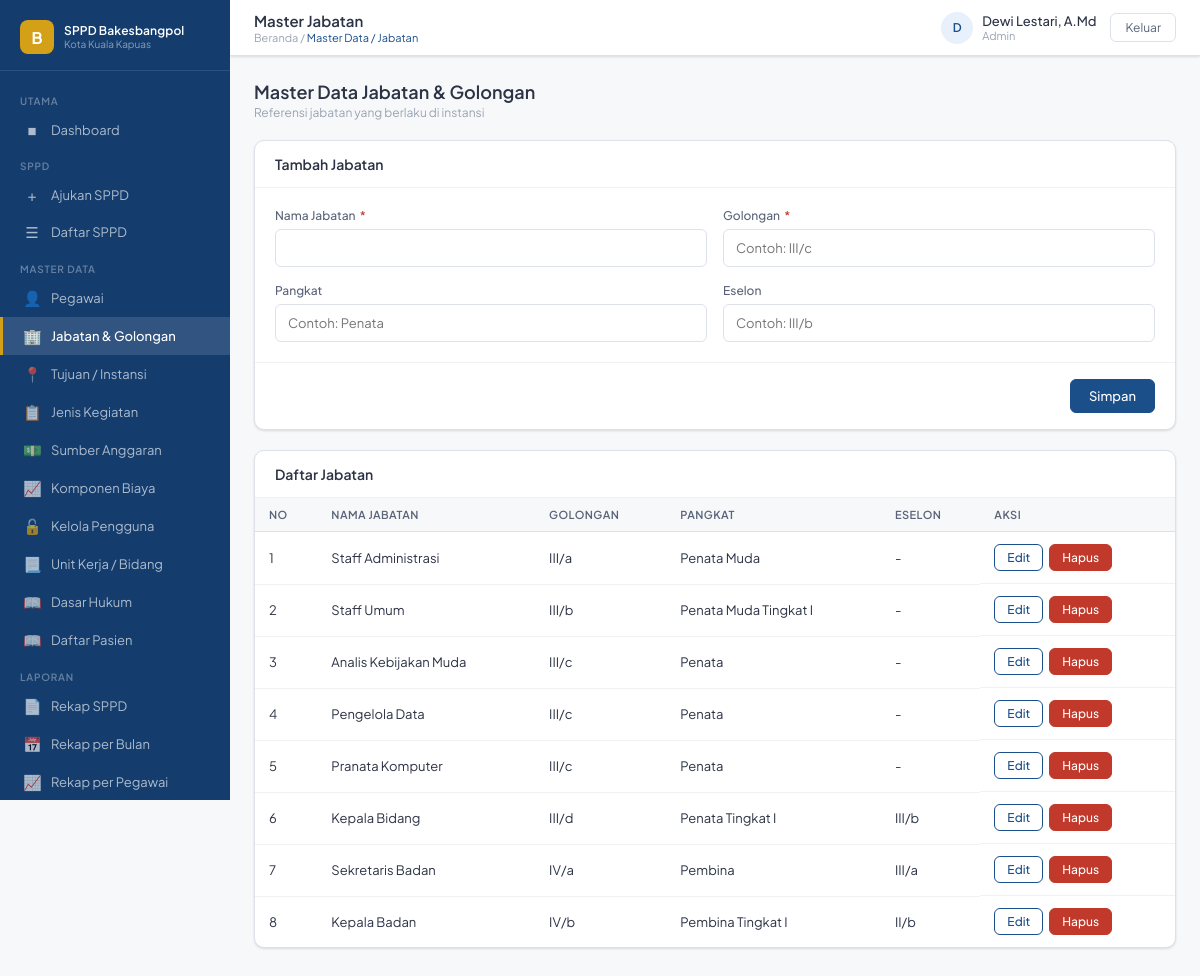
The app's page /pages/master/jabatan.php (signed in) with its own data.
### tables this page shows
CREATE TABLE `tb_jabatan` (
  `id_jabatan` int(11) NOT NULL,
  `nama_jabatan` varchar(100) NOT NULL,
  `golongan` varchar(10) NOT NULL COMMENT 'Contoh: III/c',
  `pangkat` varchar(50) NOT NULL COMMENT 'Contoh: Penata',
  `eselon` varchar(10) DEFAULT NULL
);

### pages/master/jabatan.php (the view, shortened to what this page needs)
<?php
require_once '../../config/koneksi.php';
require_once '../../includes/header.php';
$edit = null;
$data = $conn->query("
    SELECT *
    FROM tb_jabatan
    ORDER BY golongan, nama_jabatan
");
?>
<div class="page-head">
    <div>
        <h2>Master Data Jabatan & Golongan</h2>
        <p>Referensi jabatan yang berlaku di instansi</p>
    </div>
</div>
<div class="card">
    <div class="card-header">
        <div class="card-title">
            <?= $edit ? 'Edit' : 'Tambah' ?> Jabatan
        </div>
    </div>
    <form method="POST">
        <div class="card-body">
            <div class="form-grid">
                <div class="form-group">
                    <label class="form-label">
                        Nama Jabatan <span class="req">*</span>
                    </label>
                    <input
                        class="form-control"
                        name="nama_jabatan"
                        value="<?= htmlspecialchars($edit['nama_jabatan'] ?? '') ?>"
                        required
                    >
                </div>
                <div class="form-group">
                    <label class="form-label">
                        Golongan <span class="req">*</span>
                    </label>
                    <input
                        class="form-control"
                        name="golongan"
                        value="<?= htmlspecialchars($edit['golongan'] ?? '') ?>"
                        placeholder="Contoh: III/c"
                        required
                    >
                </div>
                <div class="form-group">
                    <label class="form-label">Pangkat</label>
                    <input
                        class="form-control"
                        name="pangkat"
                        value="<?= htmlspecialchars($edit['pangkat'] ?? '') ?>"
                        placeholder="Contoh: Penata"
                    >
                </div>
                <div class="form-group">
                    <label class="form-label">Eselon</label>
                    <input
                        class="form-control"
                        name="eselon"
                        value="<?= htmlspecialchars($edit['eselon'] ?? '') ?>"
                        placeholder="Contoh: III/b"
                    >
                </div>
            </div>
        </div>
        <div class="form-footer">
            <button type="submit" class="btn btn-primary">
                Simpan
            </button>
        </div>
    </form>
</div>
<div class="card">
    <div class="card-header">
        <div class="card-title">
            Daftar Jabatan
        </div>
    </div>
    <div class="table-wrap">
        <table>
            <thead>
                <tr>
                    <th>No</th>
                    <th>Nama Jabatan</th>
                    <th>Golongan</th>
                    <th>Pangkat</th>
                    <th>Eselon</th>
                    <th>Aksi</th>
                </tr>
            </thead>
            <tbody>
                <?php
                $no = 1;
                while ($r = $data->fetch_assoc()):
                ?>
                    <tr>
                        <td><?= $no++ ?></td>
                        <td><?= htmlspecialchars($r['nama_jabatan']) ?></td>
                        <td><?= htmlspecialchars($r['golongan']) ?></td>
                        <td><?= htmlspecialchars($r['pangkat'] ?? '-') ?></td>
                        <td><?= htmlspecialchars($r['eselon'] ?? '-') ?></td>
                        <td style="display:flex; gap:6px;">
                            <a
                                href="?edit=<?= $r['id_jabatan'] ?>"
                                class="btn btn-outline btn-sm"
                            >
                                Edit
                            </a>
                            <a
                                href="?hapus=<?= $r['id_jabatan'] ?>"
                                class="btn btn-danger btn-sm"
                                onclick="return confirm('Hapus?')"
                            >
                                Hapus
                            </a>
                        </td>
                    </tr>
                <?php endwhile; ?>
            </tbody>
        </table>
    </div>
</div>
<?php require_once '../../includes/footer.php'; ?>

### assets/css/style.css (style rules this page uses)
:root { --primary: #1B4F8A; --primary-dk: #143D6E; --primary-lt: #E8F0FB; --accent: #D4A017; --success: #1A7F5A; --success-lt: #E6F5EE; --danger: #C0392B; --danger-lt: #FDECEA; --warning: #B7770D; --warning-lt: #FEF6E4; --gray-50: #F7F8FA; --gray-100: #EFF1F5; --gray-200: #DDE1EA; --gray-400: #9AA3B2; --gray-600: #5A6478; --gray-800: #2C3345; --white: #FFFFFF; --sidebar-w: 230px; --topbar-h: 56px; --radius: 10px; --radius-sm: 6px; --shadow: 0 1px 3px rgba(0,0,0,.08), 0 1px 2px rgba(0,0,0,.05); --shadow-md: 0 4px 12px rgba(0,0,0,.10); --font: 'Plus Jakarta Sans', sans-serif; }
*, *::before, *::after { box-sizing: border-box; margin: 0; padding: 0; }
body { font-family: var(--font); font-size: 14px; color: var(--gray-800); background: var(--gray-50); }
a { text-decoration: none; color: inherit; }
input, select, textarea, button { font-family: var(--font); }
.page-head { display: flex; align-items: center; justify-content: space-between; margin-bottom: 20px; }
.page-head h2 { font-size: 18px; font-weight: 600; color: var(--gray-800); }
.page-head p { font-size: 12px; color: var(--gray-400); margin-top: 2px; }
.card { background: var(--white); border-radius: var(--radius); border: 1px solid var(--gray-200); box-shadow: var(--shadow); margin-bottom: 20px; }
.card-header { padding: 14px 20px; border-bottom: 1px solid var(--gray-100); display: flex; align-items: center; justify-content: space-between; }
.card-title { font-size: 14px; font-weight: 600; color: var(--gray-800); }
.card-body { padding: 20px; }
.btn { display: inline-flex; align-items: center; gap: 6px; padding: 8px 18px; border-radius: var(--radius-sm); font-size: 13px; font-weight: 500; cursor: pointer; border: 1px solid transparent; transition: all .15s; }
.btn-primary { background: var(--primary); color: var(--white); border-color: var(--primary); }
.btn-danger { background: var(--danger); color: var(--white); border-color: var(--danger); }
.btn-sm { padding: 5px 12px; font-size: 12px; }
.btn-outline { background: transparent; color: var(--primary); border-color: var(--primary); }
.form-grid { display: grid; grid-template-columns: 1fr 1fr; gap: 16px; }
.form-group { display: flex; flex-direction: column; gap: 6px; }
.form-label { font-size: 12px; font-weight: 500; color: var(--gray-600); }
.form-label .req { color: var(--danger); margin-left: 2px; }
.form-control { height: 38px; border: 1px solid var(--gray-200); border-radius: var(--radius-sm); padding: 0 12px; font-size: 13px; color: var(--gray-800); background: var(--white); transition: border-color .15s; }
.form-footer { padding: 16px 20px; border-top: 1px solid var(--gray-100); display: flex; align-items: center; justify-content: flex-end; gap: 10px; }
.table-wrap { overflow-x: auto; }
table { width: 100%; border-collapse: collapse; }
thead tr { background: var(--gray-50); }
th { padding: 10px 14px; font-size: 11px; font-weight: 600; color: var(--gray-600); text-align: left; letter-spacing: .04em; text-transform: uppercase; border-bottom: 1px solid var(--gray-200); white-space: nowrap; }
td { padding: 12px 14px; font-size: 13px; color: var(--gray-800); border-bottom: 1px solid var(--gray-100); vertical-align: middle; }
tr:last-child td { border-bottom: none; }

### records on screen
tb_jabatan: nama_jabatan "Staff Administrasi", golongan "III/a", pangkat "Penata Muda", eselon "-"
tb_jabatan: nama_jabatan "Staff Umum", golongan "III/b", pangkat "Penata Muda Tingkat I", eselon "-"
tb_jabatan: nama_jabatan "Analis Kebijakan Muda", golongan "III/c", pangkat "Penata", eselon "-"
tb_jabatan: nama_jabatan "Pengelola Data", golongan "III/c", pangkat "Penata", eselon "-"
tb_jabatan: nama_jabatan "Pranata Komputer", golongan "III/c", pangkat "Penata", eselon "-"
tb_jabatan: nama_jabatan "Kepala Bidang", golongan "III/d", pangkat "Penata Tingkat I", eselon "III/b"
tb_jabatan: nama_jabatan "Sekretaris Badan", golongan "IV/a", pangkat "Pembina", eselon "III/a"
tb_jabatan: nama_jabatan "Kepala Badan", golongan "IV/b", pangkat "Pembina Tingkat I", eselon "II/b"

### other values on screen
$halaman "Master Jabatan"
$sub_judul "Master Data / Jabatan"
$inisial "D"
$nama "Dewi Lestari, A.Md"
$role "Admin"
